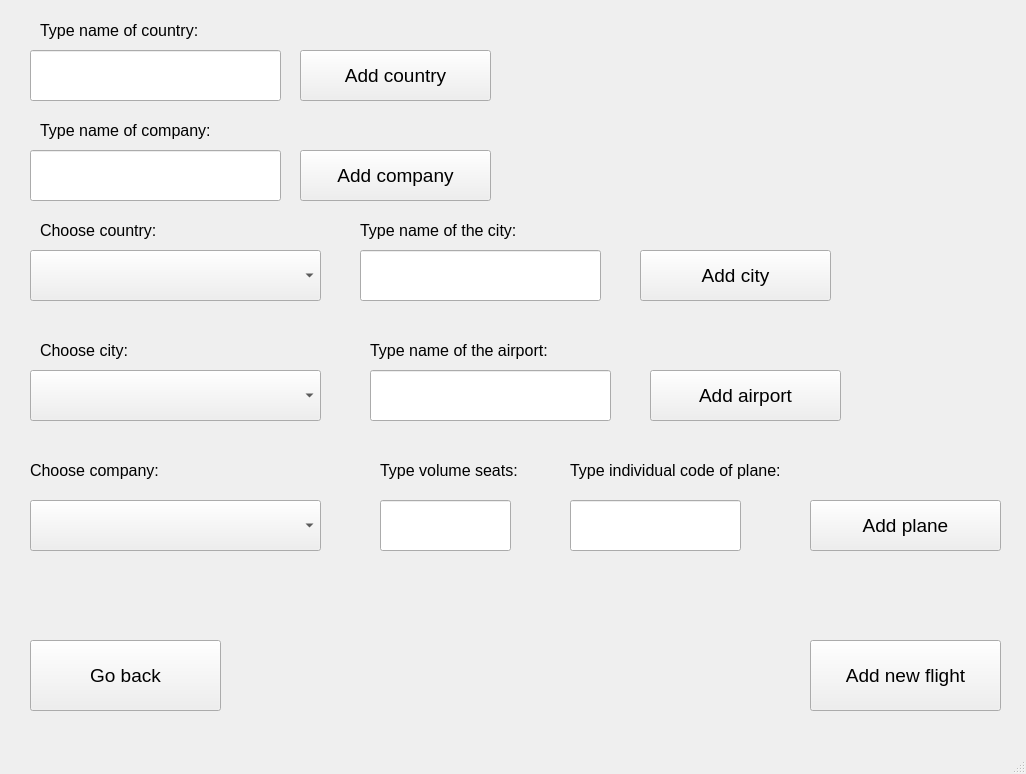
<?xml version="1.0" encoding="UTF-8"?>
<ui version="4.0">
 <class>MainWindow</class>
 <widget class="QMainWindow" name="MainWindow">
  <property name="geometry">
   <rect>
    <x>0</x>
    <y>0</y>
    <width>1026</width>
    <height>774</height>
   </rect>
  </property>
  <property name="windowTitle">
   <string>managerWindow</string>
  </property>
  <widget class="QWidget" name="centralwidget">
   <widget class="QPushButton" name="backBtn">
    <property name="geometry">
     <rect>
      <x>30</x>
      <y>640</y>
      <width>191</width>
      <height>71</height>
     </rect>
    </property>
    <property name="font">
     <font>
      <pointsize>14</pointsize>
     </font>
    </property>
    <property name="text">
     <string>Go back</string>
    </property>
   </widget>
   <widget class="QLabel" name="label_2">
    <property name="geometry">
     <rect>
      <x>360</x>
      <y>220</y>
      <width>181</width>
      <height>20</height>
     </rect>
    </property>
    <property name="font">
     <font>
      <pointsize>12</pointsize>
     </font>
    </property>
    <property name="text">
     <string>Type name of the city:</string>
    </property>
   </widget>
   <widget class="QPushButton" name="cityBtn">
    <property name="geometry">
     <rect>
      <x>640</x>
      <y>250</y>
      <width>191</width>
      <height>51</height>
     </rect>
    </property>
    <property name="font">
     <font>
      <pointsize>14</pointsize>
     </font>
    </property>
    <property name="text">
     <string>Add city</string>
    </property>
   </widget>
   <widget class="QLineEdit" name="volume">
    <property name="geometry">
     <rect>
      <x>380</x>
      <y>500</y>
      <width>131</width>
      <height>51</height>
     </rect>
    </property>
   </widget>
   <widget class="QLabel" name="label">
    <property name="geometry">
     <rect>
      <x>40</x>
      <y>20</y>
      <width>171</width>
      <height>20</height>
     </rect>
    </property>
    <property name="font">
     <font>
      <pointsize>12</pointsize>
     </font>
    </property>
    <property name="text">
     <string>Type name of country:</string>
    </property>
   </widget>
   <widget class="QComboBox" name="companyCb">
    <property name="geometry">
     <rect>
      <x>30</x>
      <y>500</y>
      <width>291</width>
      <height>51</height>
     </rect>
    </property>
   </widget>
   <widget class="QLineEdit" name="countyName">
    <property name="geometry">
     <rect>
      <x>30</x>
      <y>50</y>
      <width>251</width>
      <height>51</height>
     </rect>
    </property>
   </widget>
   <widget class="QLineEdit" name="idPlane">
    <property name="geometry">
     <rect>
      <x>570</x>
      <y>500</y>
      <width>171</width>
      <height>51</height>
     </rect>
    </property>
   </widget>
   <widget class="QLabel" name="label_4">
    <property name="geometry">
     <rect>
      <x>570</x>
      <y>460</y>
      <width>241</width>
      <height>20</height>
     </rect>
    </property>
    <property name="font">
     <font>
      <pointsize>12</pointsize>
     </font>
    </property>
    <property name="text">
     <string>Type individual code of plane:</string>
    </property>
   </widget>
   <widget class="QLineEdit" name="cityName">
    <property name="geometry">
     <rect>
      <x>360</x>
      <y>250</y>
      <width>241</width>
      <height>51</height>
     </rect>
    </property>
   </widget>
   <widget class="QPushButton" name="countydBtn">
    <property name="geometry">
     <rect>
      <x>300</x>
      <y>50</y>
      <width>191</width>
      <height>51</height>
     </rect>
    </property>
    <property name="font">
     <font>
      <pointsize>14</pointsize>
     </font>
    </property>
    <property name="text">
     <string>Add country</string>
    </property>
   </widget>
   <widget class="QLabel" name="label_7">
    <property name="geometry">
     <rect>
      <x>380</x>
      <y>460</y>
      <width>151</width>
      <height>20</height>
     </rect>
    </property>
    <property name="font">
     <font>
      <pointsize>12</pointsize>
     </font>
    </property>
    <property name="text">
     <string>Type volume seats:</string>
    </property>
   </widget>
   <widget class="QPushButton" name="addFlightBtn">
    <property name="geometry">
     <rect>
      <x>810</x>
      <y>640</y>
      <width>191</width>
      <height>71</height>
     </rect>
    </property>
    <property name="font">
     <font>
      <pointsize>14</pointsize>
     </font>
    </property>
    <property name="text">
     <string>Add new flight</string>
    </property>
   </widget>
   <widget class="QLabel" name="label_5">
    <property name="geometry">
     <rect>
      <x>30</x>
      <y>460</y>
      <width>261</width>
      <height>20</height>
     </rect>
    </property>
    <property name="font">
     <font>
      <pointsize>12</pointsize>
     </font>
    </property>
    <property name="text">
     <string>Choose company:</string>
    </property>
   </widget>
   <widget class="QComboBox" name="countryCb">
    <property name="geometry">
     <rect>
      <x>30</x>
      <y>250</y>
      <width>291</width>
      <height>51</height>
     </rect>
    </property>
   </widget>
   <widget class="QPushButton" name="companyBtn">
    <property name="geometry">
     <rect>
      <x>300</x>
      <y>150</y>
      <width>191</width>
      <height>51</height>
     </rect>
    </property>
    <property name="font">
     <font>
      <pointsize>14</pointsize>
     </font>
    </property>
    <property name="text">
     <string>Add company</string>
    </property>
   </widget>
   <widget class="QLabel" name="label_8">
    <property name="geometry">
     <rect>
      <x>40</x>
      <y>120</y>
      <width>171</width>
      <height>20</height>
     </rect>
    </property>
    <property name="font">
     <font>
      <pointsize>12</pointsize>
     </font>
    </property>
    <property name="text">
     <string>Type name of company:</string>
    </property>
   </widget>
   <widget class="QLineEdit" name="companyName">
    <property name="geometry">
     <rect>
      <x>30</x>
      <y>150</y>
      <width>251</width>
      <height>51</height>
     </rect>
    </property>
   </widget>
   <widget class="QLabel" name="label_9">
    <property name="geometry">
     <rect>
      <x>40</x>
      <y>220</y>
      <width>141</width>
      <height>20</height>
     </rect>
    </property>
    <property name="font">
     <font>
      <pointsize>12</pointsize>
     </font>
    </property>
    <property name="text">
     <string>Choose country:</string>
    </property>
   </widget>
   <widget class="QComboBox" name="cityCb">
    <property name="geometry">
     <rect>
      <x>30</x>
      <y>370</y>
      <width>291</width>
      <height>51</height>
     </rect>
    </property>
   </widget>
   <widget class="QLabel" name="label_10">
    <property name="geometry">
     <rect>
      <x>40</x>
      <y>340</y>
      <width>101</width>
      <height>20</height>
     </rect>
    </property>
    <property name="font">
     <font>
      <pointsize>12</pointsize>
     </font>
    </property>
    <property name="text">
     <string>Choose city:</string>
    </property>
   </widget>
   <widget class="QLineEdit" name="airportName">
    <property name="geometry">
     <rect>
      <x>370</x>
      <y>370</y>
      <width>241</width>
      <height>51</height>
     </rect>
    </property>
   </widget>
   <widget class="QPushButton" name="airportBtn">
    <property name="geometry">
     <rect>
      <x>650</x>
      <y>370</y>
      <width>191</width>
      <height>51</height>
     </rect>
    </property>
    <property name="font">
     <font>
      <pointsize>14</pointsize>
     </font>
    </property>
    <property name="text">
     <string>Add airport</string>
    </property>
   </widget>
   <widget class="QLabel" name="label_11">
    <property name="geometry">
     <rect>
      <x>370</x>
      <y>340</y>
      <width>211</width>
      <height>20</height>
     </rect>
    </property>
    <property name="font">
     <font>
      <pointsize>12</pointsize>
     </font>
    </property>
    <property name="text">
     <string>Type name of the airport:</string>
    </property>
   </widget>
   <widget class="QPushButton" name="planeBtn">
    <property name="geometry">
     <rect>
      <x>810</x>
      <y>500</y>
      <width>191</width>
      <height>51</height>
     </rect>
    </property>
    <property name="font">
     <font>
      <pointsize>14</pointsize>
     </font>
    </property>
    <property name="text">
     <string>Add plane</string>
    </property>
   </widget>
  </widget>
  <widget class="QMenuBar" name="menubar">
   <property name="geometry">
    <rect>
     <x>0</x>
     <y>0</y>
     <width>1026</width>
     <height>21</height>
    </rect>
   </property>
  </widget>
  <widget class="QStatusBar" name="statusbar"/>
 </widget>
 <resources/>
 <connections/>
</ui>
